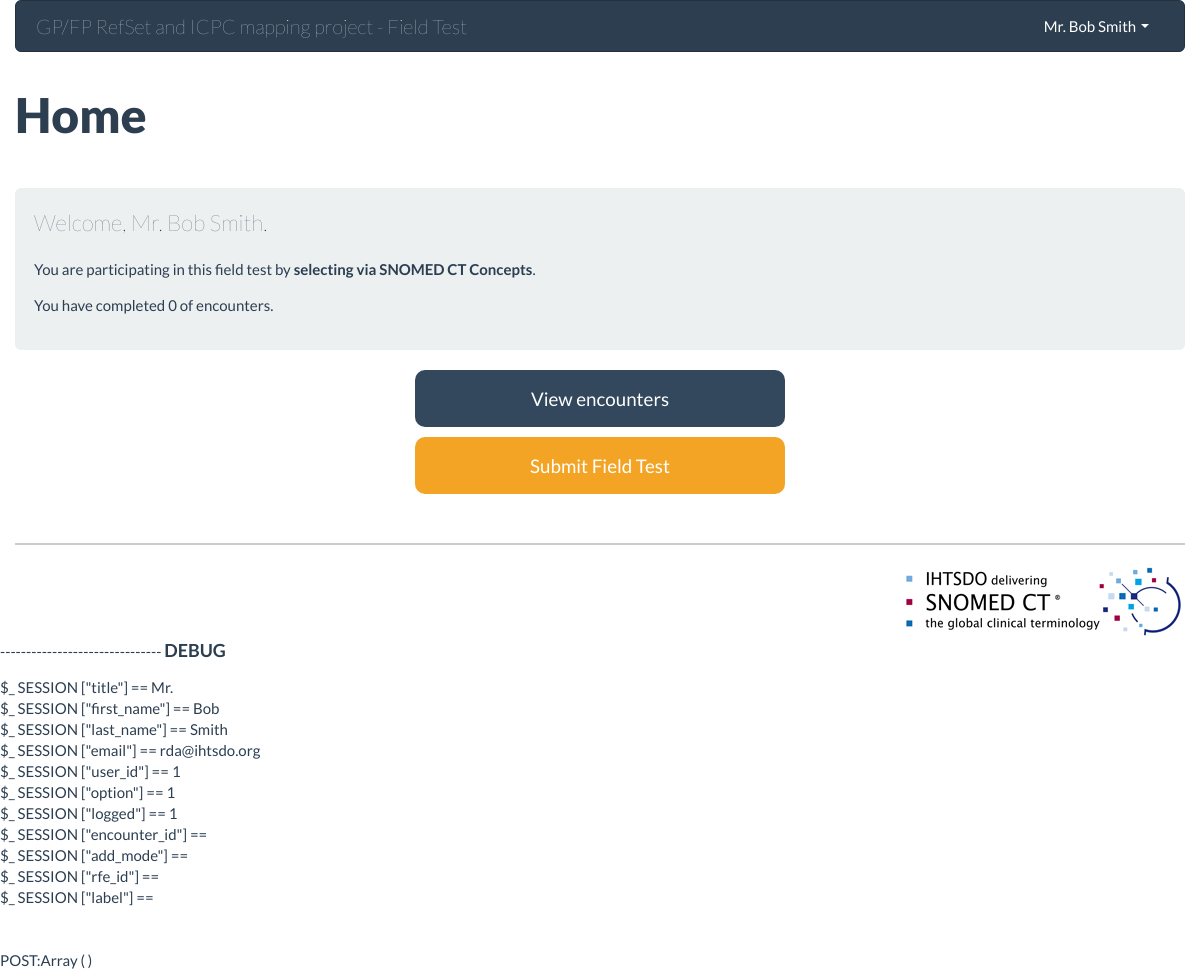
The page / (signed in) on the database its author committed.
### tables this page shows
CREATE TABLE `Users` (
  `user_id` mediumint(9) NOT NULL AUTO_INCREMENT,
  `title_id` int(11) DEFAULT NULL,
  `first_name` varchar(25) NOT NULL,
  `last_name` varchar(50) NOT NULL,
  `email` varchar(50) NOT NULL,
  `password` varchar(50) NOT NULL,
  `role` varchar(50) NOT NULL,
  `age` int(11) DEFAULT NULL,
  `gender_id` int(11) DEFAULT NULL,
  `country_id` int(11) NOT NULL,
  `option_id` smallint(6) NOT NULL DEFAULT '1',
  `verified` tinyint(1) NOT NULL DEFAULT '0',
  `verification` varchar(256) DEFAULT NULL,
  `field_test_complete` smallint(6) NOT NULL DEFAULT '0',
  `date_modified` timestamp NOT NULL DEFAULT CURRENT_TIMESTAMP,
  `date_created` timestamp NOT NULL DEFAULT '0000-00-00 00:00:00',
  PRIMARY KEY (`user_id`)
);

### inc/conn.php (called while the page is built, shortened)
<?php
$configvars = parse_ini_file("config/field-test.ini", true);
?>

### inc/script.php (the view, shortened to what this page needs)
<div>
<p>-------------------------------
    <big><strong>DEBUG</strong></big></p>
<?php
foreach ($_SESSION as $key=>$value){
  print "\$_ SESSION [\"$key\"] == $value<br>";
}
print"<br /><br />POST:";
print_r($_POST);
?>
</div>

### index.php (shortened to what this page needs)
<?php include "inc/conn.php"; ?>
<!DOCTYPE html>
<html lang="en">
<head>
  <?php require('inc/head.php'); ?>
</head>
<body>
  <div class="container">
    <?php require('inc/header.php'); ?>
    <div class="main clearfix">
<?php
if(!$_SESSION["logged"]){
?>
      <div class="row">
        <div class="span12">
          <div class="hero-unit">
            <h1>Lorem ipsum headline</h1>
            <p>Pellentesque habitant morbi tristique senectus et netus et malesuada fames ac turpis egestas. Vestibulum tortor quam, feugiat vitae, ultricies eget, tempor sit amet, ante. Donec eu libero sit amet quam egestas semper. Aenean ultricies mi vitae est. Mauris placerat eleifend leo.</p>
          </div>
        </div>
      </div>
      <div class="row">
        <div class="span4 offset1">
          <h2>New users</h2>
          <p><a class="btn" href="register.php">Click here to register</a></p>
        </div>
        <div class="span4 offset1">
          <h2>Returning users</h2>
          <form method="post" action="index.php" class="form-horizontal" id="loginForm" name="loginForm" data-validate="parsley">
            <fieldset>
              <div class="control-group">
                <label class="control-label" for="loginEmail">Email</label>
                <div class="controls">
                  <input type="text" name="loginEmail" id="loginEmail" placeholder="Email" data-trigger="change" data-required="true" data-type="email">
                </div>
              </div>
              <div class="control-group">
                <label class="control-label" for="loginPassword">Password</label>
                <div class="controls">
                  <input type="password" name="loginPassword" id="loginPassword" placeholder="Password" data-trigger="change" data-required="true">
                </div>
              </div>
              <div class="control-group">
                <div class="controls">
                  <a href="forgot-password.php">Forgotten your password?</a>
                </div>
              </div>
              <div class="control-group">
                <div class="controls">
                  <button type="submit" class="btn">Sign in</button>
                </div>
              </div>
            </fieldset>
          </form>
        </div>
      </div>
<?php
} else {
  $rows = mysql_query("SELECT * FROM Users WHERE user_id='$_SESSION[user_id]'") or die(mysql_error());
  $user = mysql_fetch_array($rows);
  switch ($user["option_id"]) {
    case 1:
        $option_label="selecting via SNOMED CT Concepts";
        break;
  }
  $encountersData = mysql_query("SELECT * FROM Encounters WHERE user_id='$_SESSION[user_id]' AND complete='1'") or die(mysql_error());
  $encounters = mysql_num_rows($encountersData);
?>
      <div class="page-header">
        <h1>Home</h1>
      </div>
      <div class="row">
        <div class="span12">
          <div class="well">
            <p class="lead">Welcome, <?= ($_SESSION['title'] !== 'Other' ? $_SESSION['title'].' ' : ''); ?><?= $_SESSION['first_name'].' '.$_SESSION['last_name'] ?>.</p>
            <p>You are participating in this field test by <strong><?= $option_label; ?></strong>.</p>
            <p>You have completed <?= $encounters; ?> of <?= $configvars["encounters"]["maxencounters"]; ?> encounters.</p>
          </div>
        </div>
      </div>
      <div class="row">
        <div class="span4 offset4">
          <ul class="unstyled bigButtons">
            <li><a class="btn btn-large btn-block btn-primary" href="encounters.php">View encounters</a></li>
            <?php
            if(($encounters == $configvars["encounters"]["maxencounters"]) && ($user["field_test_complete"] == 0)){
              ?>
              <li><a class="btn btn-large btn-block btn-warning" href="complete-test.php">Submit Field Test</a></li>
              <?php
            }
            ?>
          </ul>
        </div>
      </div>
<?php
}
?>
    </div>
    <?php require('inc/footer.php'); ?>
  </div>
<?php require('inc/script.php'); ?>
</body>
</html>

### css/style.css (style rules this page uses)
.main { min-height: 450px; }
.bigButtons li { margin-bottom: 10px; }

### rows shown on the page
users: option "selecting via SNOMED CT Concepts", first_name "Bob", last_name "Smith", email "rda@ihtsdo.org", user_id "1"

### other values the page prints
$_SESSION['title'] "Mr."
$_SESSION['first_name'] "Bob"
$_SESSION['last_name'] "Smith"
$encounters "0"
$key "title"
$value "Mr."
$key "first_name"
$key "last_name"
$key "email"
$key "user_id"
$key "option"
$value "1"
$key "logged"
$key "encounter_id"
$key "add_mode"
